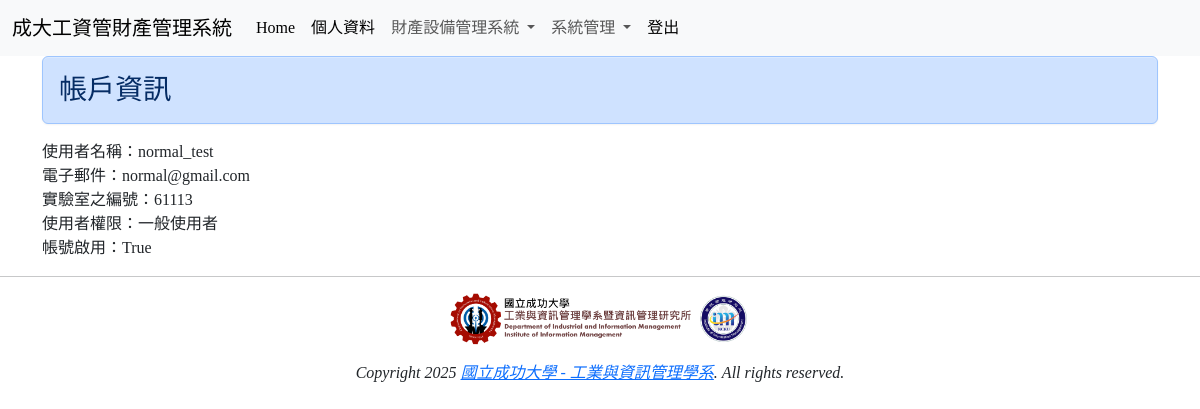
Page /SystemUserInfo/ (signed in) on the committed database.
### mysite/models.py (models this page shows, shortened)
class SystemUser(models.Model):
    ROLE_TYPE_CHOICES = [
        ('系統管理者', '系統管理者'),
        ('一般使用者', '一般使用者'),
    ]
    name = models.CharField(max_length=20, null=False, verbose_name="使用者名稱")
    email = models.EmailField(verbose_name="使用者信箱")
    password = models.CharField(max_length=20, null=False, verbose_name="使用者密碼")
    room = models.CharField(max_length=20, null=True, verbose_name="實驗室之編號")
    role = models.CharField(max_length=10, choices=ROLE_TYPE_CHOICES, null=False, default="一般使用者", verbose_name="使用者權限")
    enabled = models.BooleanField(default=False, verbose_name="帳號啟用")

### mysite/views.py (the view)
# urls.py: path('SystemUserInfo/', views.SystemUserInfo),
def SystemUserInfo(request):
    if "user_role" in request.session and request.session["user_role"] != None:
        userid = request.session["userid"]
        user_role = request.session["user_role"]
        username = request.session["username"]
    else:
        return redirect("/login/")
    try:
        userinfo = models.SystemUser.objects.get(id = userid)
    except:
        pass
    return render(request, "System_UserInfo.html", locals())

### templates/System_UserInfo.html (shortened to what this page needs)
{% extends "base.html" %}
{% block content %}
    <div class='container'>
    <div class='row'>
        <div class='col-md-12'>
                <h3 class="alert alert-primary">帳戶資訊</h3>
        </div>
    </div>
    <p>
        使用者名稱：{{ userinfo.name }}<br/>
        電子郵件：{{ userinfo.email }}<br/>
        實驗室之編號：{{ userinfo.room }}<br/>
        使用者權限：{{ userinfo.role }}<br/>
        帳號啟用：{{ userinfo.enabled }}<br/>
    </p>
    </div>
{% endblock %}

### templates/base.html (style rules this page uses)
h1, h2, h3, h4, h5, p, div { font-family: 微軟正黑體; }

### rows in the picture
SystemUser: name "normal_test", email "normal@gmail.com", room "61113", role "一般使用者", enabled "True"
